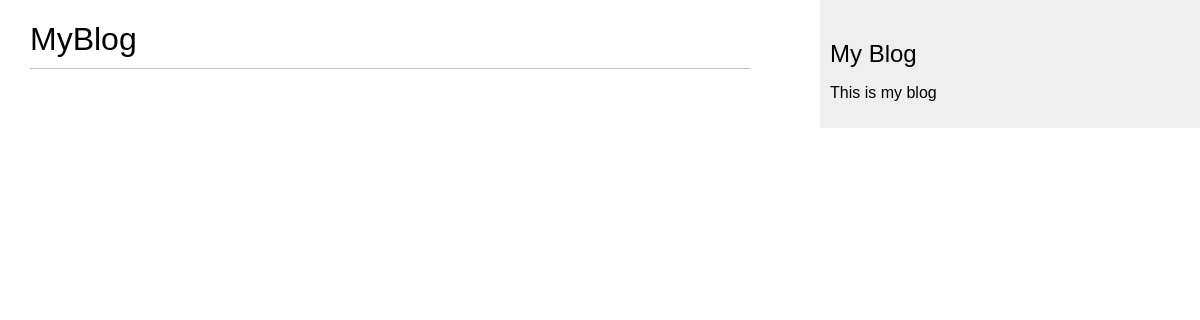
The page /blog/ on the database as committed earlier.
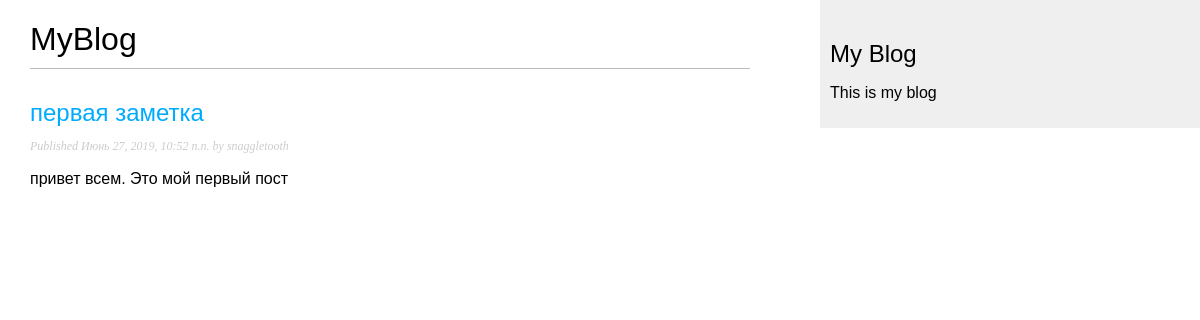
The same page on the database as committed later.
### blog/models.py (models this page shows, shortened)
class Post(models.Model):
    STATUS_CHOICES = (
        ('draft', 'Draft'),
        ('published', 'Published'),
    )
    title = models.CharField(max_length=250)
    slug = models.SlugField(max_length=250,
                            unique_for_date='publish')
    author = models.ForeignKey(User,
                               on_delete=models.CASCADE,
                               related_name='blog_posts')
    body = models.TextField()
    publish = models.DateTimeField(default=timezone.now)
    created = models.DateTimeField(auto_now_add=True)
    updated = models.DateTimeField(auto_now=True)
    status = models.CharField(max_length=10,
                              choices=STATUS_CHOICES,
                              default='draft')
    objects = models.Manager()
    published = PublishedManager()
    class Meta:
        ordering = ('-publish',)
    def get_absolute_url(self):  # generate url path by their name and by opt params
        return reverse('blog:post_detail',
                       args=[
                           self.publish.year,
                           self.publish.month,
                           self.publish.day,
                           self.slug
                       ])

### blog/views.py (the view)
# urls.py: path('', views.post_list, name='post_list'),
def post_list(request):
    posts = Post.published.all()
    return render(request, 'blog/post/list.html', {'posts': posts})

### blog/models.py (called while the page is built)
    def get_queryset(self):
        return super(PublishedManager, self)\
            .get_queryset()\
            .filter(status='published')

### blog/templates/blog/post/list.html (shortened to what this page needs)
{% extends "blog/base.html" %}
{% block content %}
    <h1>MyBlog</h1>
    {% for post in posts %}
        <h2>
            <a href="{{ post.get_absolute_url }}">{{ post.title }}</a>
        </h2>
        <p class="date">
            Published {{ post.publish }} by {{ post.author }}
        </p>
        {{ post.body|truncatewords:30|linebreaks }}
    {% endfor %}
{% endblock %}

### blog/templates/blog/base.html (shortened to what this page needs)
{% load static %}
<!DOCTYPE html>
<html>
<head>
    <link href="{% static "css/blog.css" %}" rel="stylesheet" >
</head>
<body>
    <div id="content">
        {% block content %}
        {% endblock %}
    </div>
    <div id="sidebar">
        <h2>My Blog</h2>
        <p>This is my blog</p>
    </div>
</body>
</html>

### blog/static/css/blog.css (style rules this page uses)
body { margin:0; padding:0; font-family:helvetica, sans-serif; }
a { color:#00abff; text-decoration:none; }
h1 { font-weight:normal; border-bottom:1px solid #bbb; padding:0 0 10px 0; }
h2 { font-weight:normal; margin:30px 0 0; }
#content { float:left; width:60%; padding:0 0 0 30px; }
#sidebar { float:right; width:30%; padding:10px; background:#efefef; height:100%; }
p.date { color:#ccc; font-family: georgia, serif; font-size: 12px; font-style: italic; }

Rows that differ between the two databases and show on the page:
added Post: title "первая заметка", publish "Июнь 27, 2019, 10:52 п.п.", author "snaggletooth", body "привет всем. Это мой первый пост"
